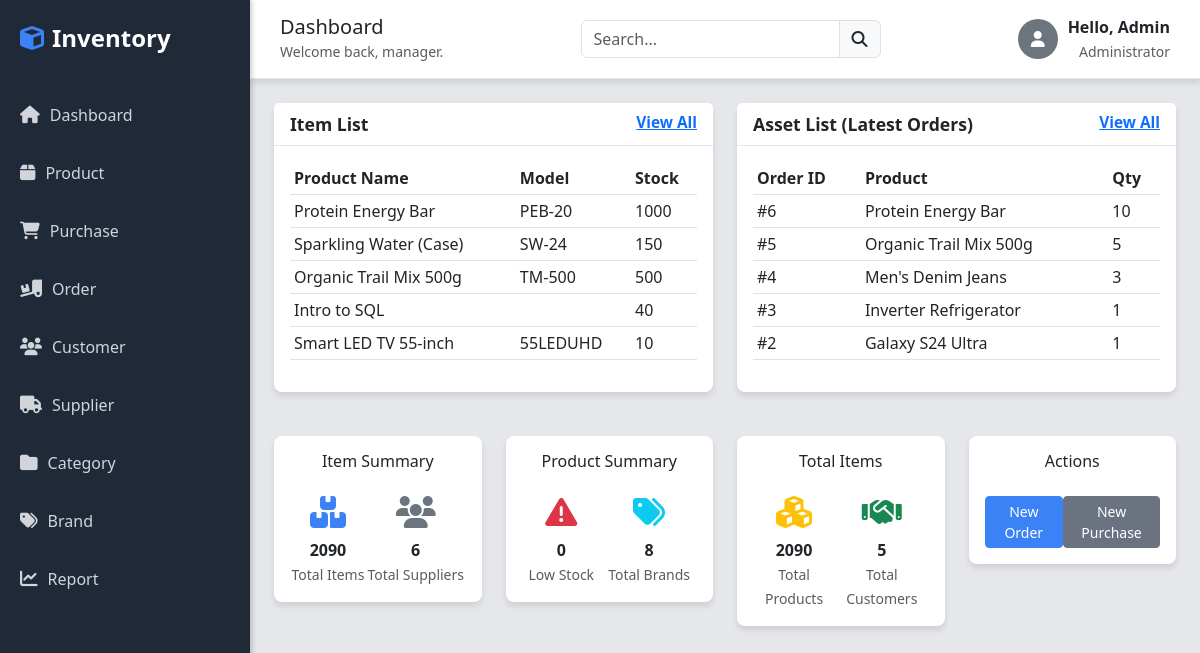
The page / on the database its author committed.
### tables this page shows
CREATE TABLE products (
    id INT AUTO_INCREMENT PRIMARY KEY,
    category_id INT,
    brand_id INT,
    supplier_id INT,
    name VARCHAR(150) NOT NULL,
    model VARCHAR(50),
    quantity INT DEFAULT 0,
    base_price DECIMAL(10,2) DEFAULT 0.00,
    status ENUM('Active', 'Inactive') DEFAULT 'Active',
    FOREIGN KEY (category_id) REFERENCES categories(id),
    FOREIGN KEY (brand_id) REFERENCES brands(id),
    FOREIGN KEY (supplier_id) REFERENCES suppliers(id)
);

CREATE TABLE orders (
    id INT AUTO_INCREMENT PRIMARY KEY,
    product_id INT,
    customer_id INT,
    total_item INT,
    order_date TIMESTAMP DEFAULT CURRENT_TIMESTAMP,
    FOREIGN KEY (product_id) REFERENCES products(id),
    FOREIGN KEY (customer_id) REFERENCES customers(id)
);

### index.php (the view)
<?php
include 'header.php';
$total_products_res = @$conn->query("SELECT SUM(quantity) FROM products");
$total_products = $total_products_res ? ($total_products_res->fetch_row()[0] ?? 0) : 0;
$total_suppliers_res = @$conn->query("SELECT COUNT(id) FROM suppliers");
$total_suppliers = $total_suppliers_res ? ($total_suppliers_res->fetch_row()[0] ?? 0) : 0;
$total_customers_res = @$conn->query("SELECT COUNT(id) FROM customers");
$total_customers = $total_customers_res ? ($total_customers_res->fetch_row()[0] ?? 0) : 0;
$low_stock_res = @$conn->query("SELECT COUNT(id) FROM products WHERE quantity < 10");
$low_stock_count = $low_stock_res ? ($low_stock_res->fetch_row()[0] ?? 0) : 0;
$total_brands_res = @$conn->query("SELECT COUNT(id) FROM brands");
$total_brands_count = $total_brands_res ? ($total_brands_res->fetch_row()[0] ?? 0) : 0;
$latest_products_res = @$conn->query("SELECT name, model, quantity FROM products ORDER BY id DESC LIMIT 5");
$latest_orders_res = @$conn->query("SELECT o.id, p.name AS product_name, o.total_item FROM orders o LEFT JOIN products p ON o.product_id = p.id ORDER BY o.id DESC LIMIT 5");
?>
<div class="row">
    <div class="col-md-6">
        <div class="card">
            <div class="card-header d-flex justify-content-between">
                Item List
                <a href="product.php" class="text-primary small">View All</a>
            </div>
            <div class="card-body">
                <table class="table table-sm">
                    <thead>
                        <tr>
                            <th>Product Name</th>
                            <th>Model</th>
                            <th>Stock</th>
                        </tr>
                    </thead>
                    <tbody>
                        <?php
                        if ($latest_products_res && $latest_products_res->num_rows > 0) {
                            while($row = $latest_products_res->fetch_assoc()) {
                                echo '<tr>';
                                echo '<td>'.$row['name'].'</td>';
                                echo '<td>'.$row['model'].'</td>';
                                echo '<td>'.$row['quantity'].'</td>';
                                echo '</tr>';
                            }
                        } else {
                            echo '<tr><td colspan="3" class="text-center text-muted">No products found.</td></tr>';
                        }
                        ?>
                    </tbody>
                </table>
            </div>
        </div>
    </div>
    <div class="col-md-6">
        <div class="card">
            <div class="card-header d-flex justify-content-between">
                Asset List (Latest Orders)
                <a href="order.php" class="text-primary small">View All</a>
            </div>
            <div class="card-body">
                <table class="table table-sm">
                    <thead>
                        <tr>
                            <th>Order ID</th>
                            <th>Product</th>
                            <th>Qty</th>
                        </tr>
                    </thead>
                    <tbody>
                        <?php
                        if ($latest_orders_res && $latest_orders_res->num_rows > 0) {
                            while($row = $latest_orders_res->fetch_assoc()) {
                                echo '<tr>';
                                echo '<td>#'.$row['id'].'</td>';
                                echo '<td>'.$row['product_name'].'</td>';
                                echo '<td>'.$row['total_item'].'</td>';
                                echo '</tr>';
                            }
                        } else {
                            echo '<tr><td colspan="3" class="text-center text-muted">No recent orders.</td></tr>';
                        }
                        ?>
                    </tbody>
                </table>
            </div>
        </div>
    </div>
</div>
<div class="row mt-4">
    <div class="col-md-3">
        <div class="card p-3 text-center">
            <h5 class="card-title fs-6">Item Summary</h5>
            <div class="d-flex justify-content-around mt-3">
                <div>
                    <i class="fas fa-boxes fa-2x text-primary-custom"></i>
                    <p class="mb-0 mt-2 fw-bold"><?php echo $total_products; ?></p>
                    <small class="text-muted">Total Items</small>
                </div>
                <div>
                    <i class="fas fa-users fa-2x text-secondary"></i>
                    <p class="mb-0 mt-2 fw-bold"><?php echo $total_suppliers; ?></p>
                    <small class="text-muted">Total Suppliers</small>
                </div>
            </div>
        </div>
    </div>
    <div class="col-md-3">
        <div class="card p-3 text-center">
            <h5 class="card-title fs-6">Product Summary</h5>
            <div class="d-flex justify-content-around mt-3">
                <div>
                    <i class="fas fa-exclamation-triangle fa-2x text-danger"></i>
                    <p class="mb-0 mt-2 fw-bold"><?php echo $low_stock_count; ?></p>
                    <small class="text-muted">Low Stock</small>
                </div>
                <div>
                    <i class="fas fa-tags fa-2x text-info"></i>
                    <p class="mb-0 mt-2 fw-bold"><?php echo $total_brands_count; ?></p>
                    <small class="text-muted">Total Brands</small>
                </div>
            </div>
        </div>
    </div>
    <div class="col-md-3">
        <div class="card p-3 text-center">
            <h5 class="card-title fs-6">Total Items</h5>
            <div class="d-flex justify-content-around mt-3">
                <div>
                    <i class="fas fa-cubes fa-2x text-warning"></i>
                    <p class="mb-0 mt-2 fw-bold"><?php echo $total_products; ?></p>
                    <small class="text-muted">Total Products</small>
                </div>
                <div>
                    <i class="fas fa-handshake fa-2x text-success"></i>
                    <p class="mb-0 mt-2 fw-bold"><?php echo $total_customers; ?></p>
                    <small class="text-muted">Total Customers</small>
                </div>
            </div>
        </div>
    </div>
    <div class="col-md-3">
        <div class="card p-3 text-center">
            <h5 class="card-title fs-6">Actions</h5>
            <div class="d-flex justify-content-around mt-3">
                <a href="order.php" class="btn btn-primary-custom btn-sm">New Order</a>
                <a href="purchase.php" class="btn btn-secondary-custom btn-sm">New Purchase</a>
            </div>
        </div>
    </div>
</div>
<?php include 'footer.php'; ?>

### header.php (shortened to what this page needs)
<!DOCTYPE html>
<html lang="en">
<head>
    <link href="https://cdn.jsdelivr.net/npm/bootstrap@5.3.0/dist/css/bootstrap.min.css" rel="stylesheet">
    <link rel="stylesheet" href="https://cdnjs.cloudflare.com/ajax/libs/font-awesome/6.4.0/css/all.min.css">
    <link rel="stylesheet" href="https://cdn.datatables.net/1.13.4/css/dataTables.bootstrap5.min.css">
</head>
<body>
<div class="sidebar">
    <div class="logo">
        <i class="fas fa-cube me-2" style="color: #3b82f6;"></i> Inventory
    </div>
    <ul class="nav flex-column sidebar-nav">
        <?php $current_page = basename($_SERVER['PHP_SELF']); ?>
        <li class="nav-item <?php echo ($current_page == 'index.php' ? 'active' : ''); ?>">
            <a class="nav-link" href="index.php"><i class="fas fa-home"></i> Dashboard</a>
        </li>
        <li class="nav-item <?php echo ($current_page == 'product.php' ? 'active' : ''); ?>">
            <a class="nav-link" href="product.php"><i class="fas fa-box"></i> Product</a>
        </li>
        <li class="nav-item <?php echo ($current_page == 'purchase.php' ? 'active' : ''); ?>">
            <a class="nav-link" href="purchase.php"><i class="fas fa-shopping-cart"></i> Purchase</a>
        </li>
        <li class="nav-item <?php echo ($current_page == 'order.php' ? 'active' : ''); ?>">
            <a class="nav-link" href="order.php"><i class="fas fa-truck-loading"></i> Order</a>
        </li>
        <li class="nav-item <?php echo ($current_page == 'customer.php' ? 'active' : ''); ?>">
            <a class="nav-link" href="customer.php"><i class="fas fa-users"></i> Customer</a>
        </li>
        <li class="nav-item <?php echo ($current_page == 'supplier.php' ? 'active' : ''); ?>">
            <a class="nav-link" href="supplier.php"><i class="fas fa-truck"></i> Supplier</a>
        </li>
        <li class="nav-item <?php echo ($current_page == 'category.php' ? 'active' : ''); ?>">
            <a class="nav-link" href="category.php"><i class="fas fa-folder"></i> Category</a>
        </li>
        <li class="nav-item <?php echo ($current_page == 'brand.php' ? 'active' : ''); ?>">
            <a class="nav-link" href="brand.php"><i class="fas fa-tags"></i> Brand</a>
        </li>
        <li class="nav-item">
            <a class="nav-link" href="#"><i class="fas fa-chart-line"></i> Report</a>
        </li>
    </ul>
</div>
<div class="main-content">
    <div class="top-header">
        <div class="header-title">
            <h5 class="mb-0">
                <?php
                $page_title = ucfirst(str_replace('.php', '', $current_page));
                echo ($page_title == 'Index' ? 'Dashboard' : str_replace('_', ' ', $page_title));
                ?>
            </h5>
            <small class="text-muted">Welcome back, manager.</small>
        </div>
        <div class="search-box">
            <div class="input-group">
                <input type="text" class="form-control" placeholder="Search..." aria-label="Search">
                <span class="input-group-text"><i class="fas fa-search"></i></span>
            </div>
        </div>
        <div class="user-info dropdown">
            <div class="d-flex align-items-center" data-bs-toggle="dropdown" aria-expanded="false">
                <div class="user-avatar bg-secondary d-flex justify-content-center align-items-center text-white">
                    <i class="fas fa-user"></i>
                </div>
                <div class="text-end">
                    <p class="mb-0 fw-bold">Hello, Admin</p>
                    <small class="text-muted">Administrator</small>
                </div>
            </div>
        </div>
    </div>
    <div class="container-fluid p-4">

### footer.php (shortened to what this page needs)
</div>
</div>
</body>
</html>

### header.php (style rules this page uses)
:root { --sidebar-width: 250px; --sidebar-bg: #1f2937; --sidebar-color: #d1d5db; --sidebar-active-bg: #3b82f6; --main-bg: #e5e7eb; --card-bg: white; --shadow-light: 0 4px 6px rgba(0, 0, 0, 0.1); }
body { background-color: var(--main-bg); margin: 0; padding: 0; display: flex; }
.sidebar { width: var(--sidebar-width); height: 100vh; position: fixed; background-color: var(--sidebar-bg); color: var(--sidebar-color); padding: 20px 0; box-shadow: 2px 0 5px rgba(0, 0, 0, 0.2); z-index: 1000; }
.sidebar .logo { padding: 0 20px 30px; color: white; font-size: 1.5rem; font-weight: bold; display: flex; align-items: center; }
.sidebar-nav .nav-link { color: var(--sidebar-color); padding: 12px 20px; margin: 5px 0; display: flex; align-items: center; border-radius: 0; transition: all 0.2s; }
.sidebar-nav .nav-link i { margin-right: 10px; font-size: 1.1rem; }
.main-content { margin-left: var(--sidebar-width); flex-grow: 1; padding: 0; }
.top-header { background-color: white; padding: 15px 30px; border-bottom: 1px solid #e5e7eb; box-shadow: var(--shadow-light); display: flex; justify-content: space-between; align-items: center; position: sticky; top: 0; z-index: 999; }
.top-header .search-box { width: 300px; }
.top-header .user-info { display: flex; align-items: center; cursor: pointer; }
.user-avatar { width: 40px; height: 40px; border-radius: 50%; background-color: #ccc; margin-right: 10px; object-fit: cover; }
.card { border-radius: 8px; box-shadow: var(--shadow-light); border: none; margin-bottom: 20px; }
.card-header { background-color: white; border-bottom: 1px solid #e5e7eb; font-weight: 600; font-size: 1.1rem; }
.btn-primary-custom { background-color: var(--sidebar-active-bg); color: white; border-color: var(--sidebar-active-bg); }
.btn-secondary-custom { background-color: #6b7280; color: white; border-color: #6b7280; }
.text-primary-custom { color: var(--sidebar-active-bg) !important; }

### rows shown on the page
products: name "Protein Energy Bar", model "PEB-20", quantity "1000"
products: name "Sparkling Water (Case)", model "SW-24", quantity "150"
products: name "Organic Trail Mix 500g", model "TM-500", quantity "500"
products: name "Intro to SQL", quantity "40"
products: name "Smart LED TV 55-inch", model "55LEDUHD", quantity "10"
orders: id "6", product.name "Protein Energy Bar", total_item "10"
orders: id "5", product.name "Organic Trail Mix 500g", total_item "5"
orders: id "4", product.name "Men's Denim Jeans", total_item "3"
orders: id "3", product.name "Inverter Refrigerator", total_item "1"
orders: id "2", product.name "Galaxy S24 Ultra", total_item "1"

### other values the page prints
$total_products "2090"
$total_suppliers "6"
$low_stock_count "0"
$total_brands_count "8"
$total_customers "5"
